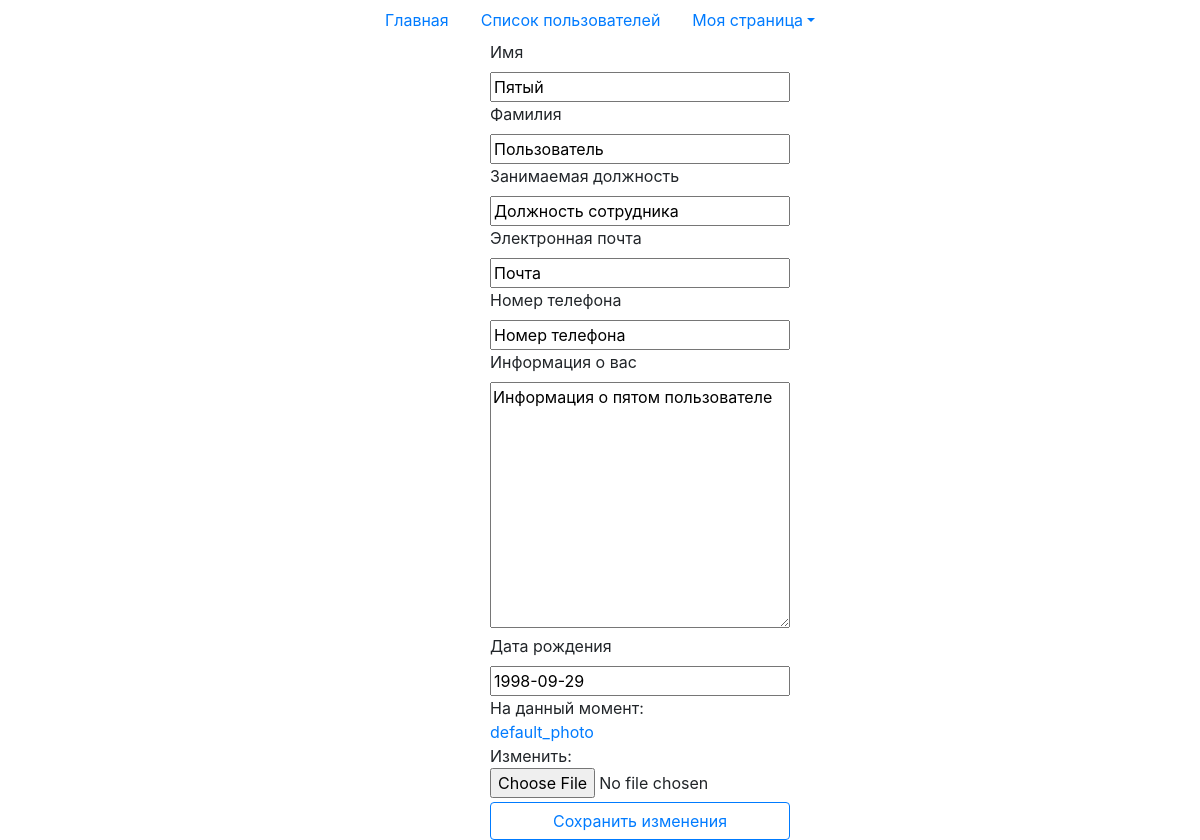
Page /account/my_page/edit/ (signed in) on the earlier database version.
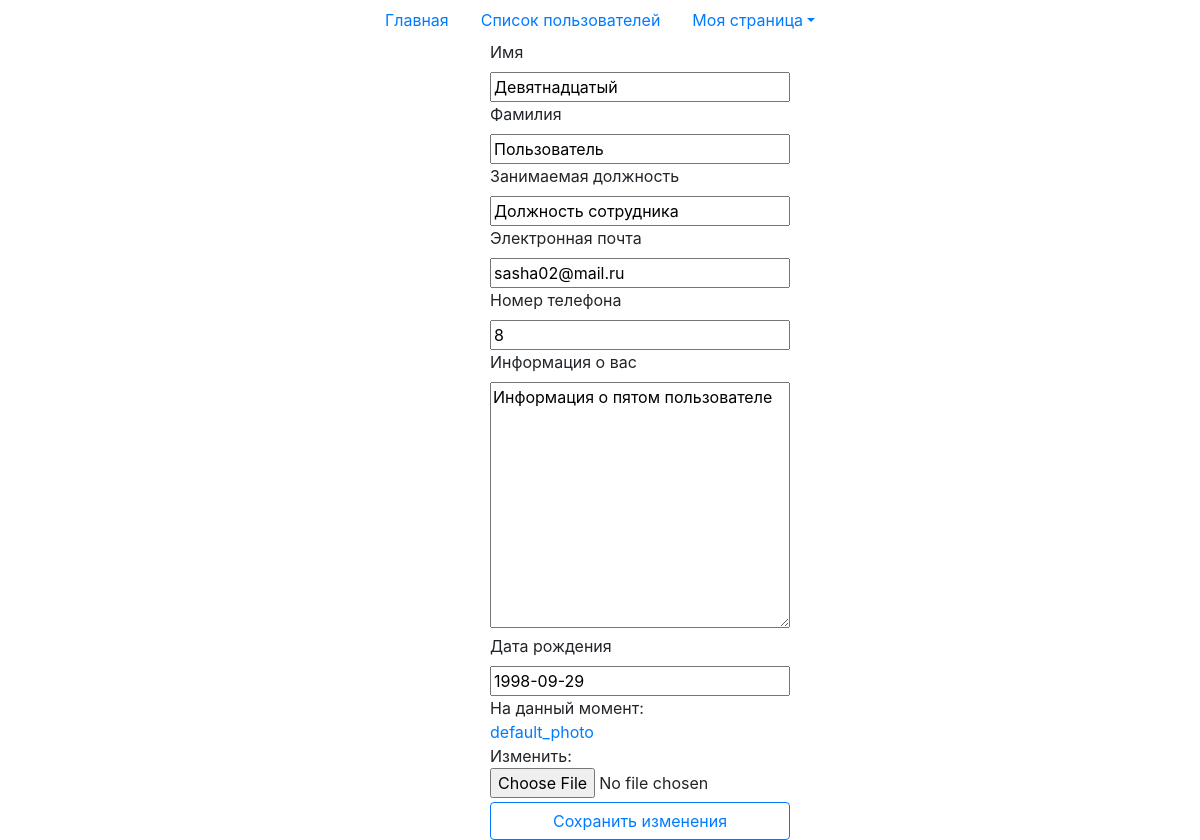
Same page on the later database version.
### accounts/models.py (models this page shows, shortened)
class Profile(models.Model):
    user = models.OneToOneField(User, on_delete=models.CASCADE,editable=False)
    first_name = models.CharField(max_length=30, verbose_name='Имя', default='Новый')
    last_name = models.CharField(max_length=30, verbose_name='Фамилия', default='Пользователь')
    position = models.CharField(max_length=100, verbose_name='Должность', default='Должность сотрудника')
    email = models.EmailField(max_length=100, verbose_name='Почта', default='Почта')
    number_phone = models.CharField(max_length=12, verbose_name='Номер телефона', default='Номер телефона')
    slug = models.SlugField(verbose_name="URL адрес", unique=True, blank=True, null=True, default='{}')
    bio = models.TextField(max_length=500, blank=True, verbose_name='Информация о человеке')
    birth_date = models.DateField(null=True, blank=True, verbose_name='Дата рождения')
    image = models.ImageField(null=True, blank=True, upload_to="image_profil", verbose_name='Фото профиля', default='default_photo')
    class Meta:
        verbose_name = u'Данные пользователя'
        verbose_name_plural = u'Данные пользователей'

### accounts/views.py (the view)
# urls.py: path('my_page/edit/', views.update_profile, name='my_page_edit_url'),
@login_required
@transaction.atomic
def update_profile(request):
    if request.method == 'POST':
        user_form = UserForm(request.POST, request.FILES, instance=request.user)
        profile_form = ProfileForm(request.POST, request.FILES, instance=request.user.profile)
        if user_form.is_valid() and profile_form.is_valid():
            user_form.save()
            profile_form.save()
            return redirect('my_page_url')
        else:
            pass
    else:
        user_form = UserForm(instance=request.user)
        profile_form = ProfileForm(instance=request.user.profile)
    return render(request, 'accounts/edit.html', {
        'user_form': user_form,
        'profile_form': profile_form
    })

### accounts/forms.py
class UserForm(forms.ModelForm):
    class Meta:
        model = User
        fields = ()

class ProfileForm(forms.ModelForm):
    image = forms.ImageField()
    class Meta:
        model = Profile
        exclude = ['user']
        fields = '__all__'

### accounts/templates/accounts/edit.html (shortened to what this page needs)
{% extends 'home/base.html' %}
{% load static %}
{% block content %}
<div class="mx-auto" style="width: 220px;">
<form method="post"  enctype="multipart/form-data">
  <label>Имя</label></br>
  {{ profile_form.first_name }}</br>
  <label>Фамилия</label></br>
  {{ profile_form.last_name }}</br>
  <label>Занимаемая должность</label></br>
  {{ profile_form.position }}</br>
  <label>Электронная почта</label></br>
  {{ profile_form.email }}</br>
  <label>Номер телефона</label></br>
  {{ profile_form.number_phone }}</br>
  <label>Информация о вас</label></br>
  {{ profile_form.bio }}</br>
  <label>Дата рождения</label></br>
  {{ profile_form.birth_date }}</br>
  {{ profile_form.image }}</br>
    <button type="submit" style="margin-top:2%; width:300px;" class="btn btn-outline-primary">Сохранить изменения</button>
</form>
</div>
{% endblock %}

Differences in the rows shown:
changed Profile "Пользователь": first_name "Пятый" → "Девятнадцатый"; email "Почта" → "sasha02@mail.ru"; number_phone "Номер телефона" → "8"
